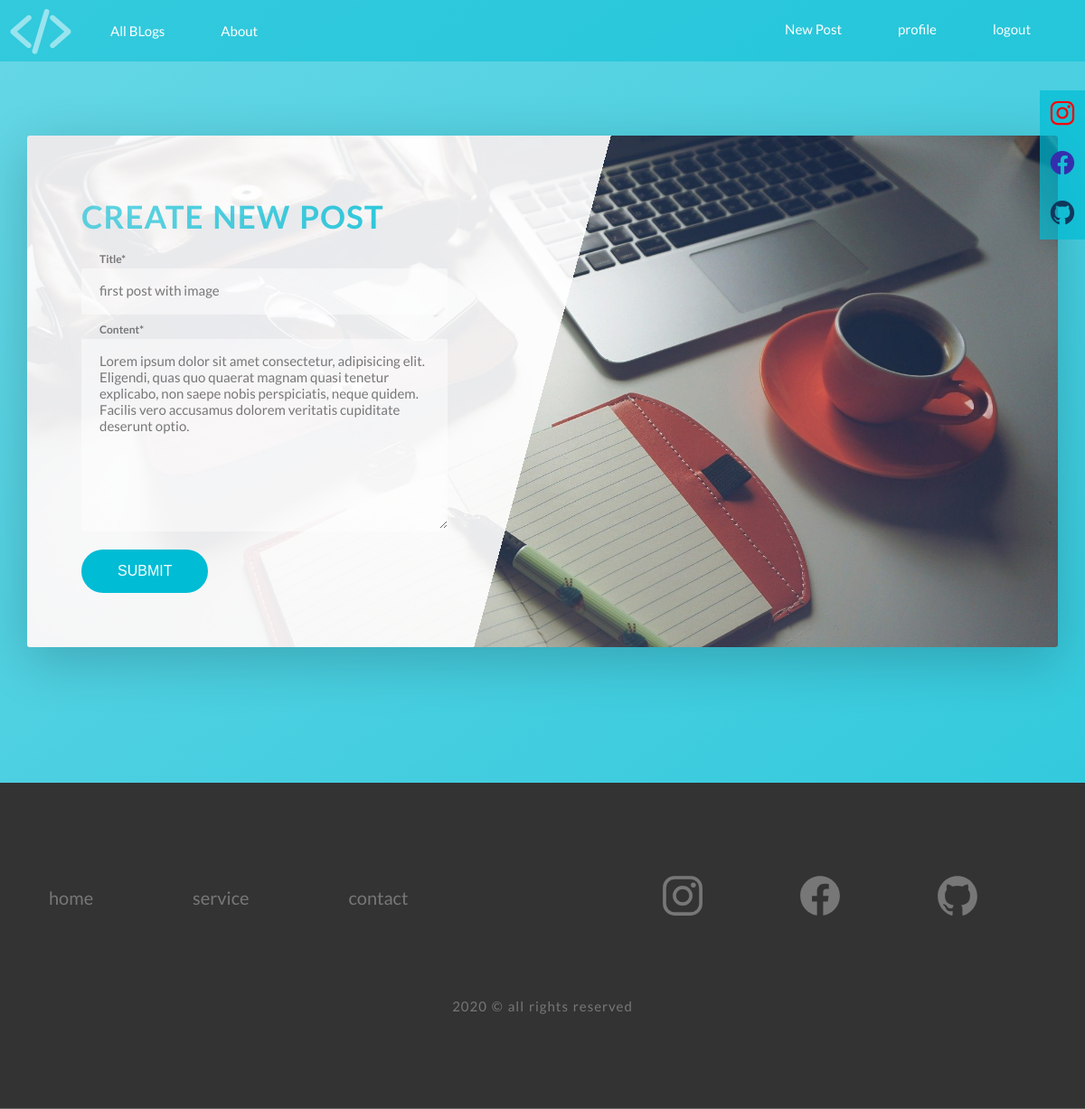
Screenshot of /post/35/update (signed in) with the database file from the repository.
### Blog/models.py (models this page shows, shortened)
class Post(models.Model):
    title = models.CharField(max_length = 100)
    content = models.TextField()
    date_posted = models.DateTimeField(default = timezone.now)
    author = models.ForeignKey(User, on_delete = models.CASCADE)
    image = models.ImageField( default = 'default.jpg' , upload_to = 'blog_images')

### Blog/views.py (the view, shortened to what this page needs)
# urls.py: path('post/<int:pk>/update', PostUpdateView.as_view(), name = "post-update"),
class PostUpdateView(LoginRequiredMixin, UserPassesTestMixin, UpdateView):
    model = Post
    fields = ['title', 'content']
    def test_func(self):
        post = self.get_object()
        if self.request.user == post.author:
            return True
        return False

### Blog/templates/blog/post_form.html (shortened to what this page needs)
{% extends 'blog/base.html' %}
{% load crispy_forms_tags %}
{% block content %}
<section class="section-form">
                <div class="row">
                    <div class="book">
                        <div class="book__form">
                            <form action="" method="POST" class="form">
                            <h2 class="heading-secondary">
                                    </h2>
                                <div class="form__group">
                                    {{ form|crispy }}
                                </div>
                                <div class="form__group">
                                    <button type="submit" class="btn btn--green">Submit</button>
                                </div>
                            </form>
                        </div>
                    </div>
                </div>
            </section>
{% endblock content %}

### Blog/static/blog/main.css (style rules this page uses)
*, *::after, *::before { margin: 0; padding: 0; box-sizing: inherit; }
html { font-size: 62.5%; }
body { box-sizing: border-box; }
body { font-family: "Lato", sans-serif; font-weight: 400; line-height: 1.7; color: #777; }
.heading-secondary { font-size: 3.5rem; display: inline-block; letter-spacing: 1px; word-spacing: 2px; text-transform: uppercase; font-weight: 600; background-image: linear-gradient(to right, rgba(0, 188, 212, 0.6), rgba(0, 188, 212, 0.8)); -webkit-background-clip: text; background-clip: text; color: transparent; transition: transform .4s; }
.btn, .btn:link, .btn:visited { display: inline-block; text-transform: uppercase; text-decoration: none; padding: 1.5rem 4rem; border-radius: 10rem; transition: all 0.2s; position: relative; font-size: 1.6rem; border: none; cursor: pointer; }
.btn::after { content: ""; display: inline-block; height: 100%; width: 100%; border-radius: 10rem; position: absolute; top: 0; left: 0; z-index: -1; transition: all 0.4s; }
.btn--green { background: #00bcd4; color: #fff; }
.btn--green::after { background: #00bcd4; }
.section-form { padding: 15rem 0; background-image: linear-gradient(to right bottom, rgba(0, 188, 212, 0.6), rgba(0, 188, 212, 0.8)); }
.book { background-image: linear-gradient(105deg, rgba(255, 255, 255, 0.9) 0%, rgba(255, 255, 255, 0.9) 50%, transparent 50%), url(img/laptop1.jpg); background-size: cover; border-radius: 3px; box-shadow: 0 1.5rem 6rem rgba(0, 0, 0, 0.2); }
.book__form { width: 50%; padding: 6rem; }
.form__group:not(:last-child) { margin-bottom: 2rem; }
.form input, .form textarea { font-size: 1.5rem; font-family: inherit; color: inherit; padding: 1.5rem 2rem !important; border-radius: 2px; background-color: rgba(255, 255, 255, 0.5); border: none; border-bottom: 3px solid transparent; width: 90%; display: block; transition: all .3s; }
.form label { font-size: 1.2rem; font-weight: 700; margin-left: 2rem; margin-top: .7rem; display: block; transition: all .3s; }
.row { max-width: 114rem; margin: 0 auto; }
.row::after { content: ""; display: table; clear: both; }

### rows the page displays
Post: title "first post with image", content "Lorem ipsum dolor sit amet consectetur, adipisicing elit. Eligendi, quas quo quaerat magnam quasi tenetur explicabo, non saepe nobis perspiciatis, neque quidem. Facilis vero accusamus dolorem veritatis cupiditate deserunt optio."
